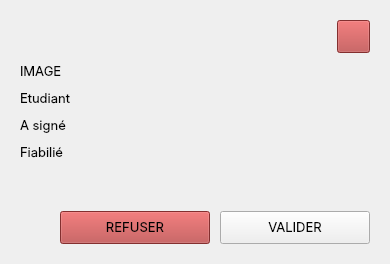
      <widget class="QWidget" name="mainPage_35">
       <layout class="QVBoxLayout" name="verticalLayout_23">
        <property name="spacing">
         <number>10</number>
        </property>
        <property name="leftMargin">
         <number>20</number>
        </property>
        <property name="topMargin">
         <number>20</number>
        </property>
        <property name="rightMargin">
         <number>20</number>
        </property>
        <property name="bottomMargin">
         <number>20</number>
        </property>
        <item>
         <layout class="QHBoxLayout" name="horizontalLayout_11">
          <item>
           <spacer name="horizontalSpacer_10">
            <property name="orientation">
             <enum>Qt::Horizontal</enum>
            </property>
            <property name="sizeHint" stdset="0">
             <size>
              <width>40</width>
              <height>20</height>
             </size>
            </property>
           </spacer>
          </item>
          <item>
           <widget class="QPushButton" name="check_btn_return">
            <property name="minimumSize">
             <size>
              <width>33</width>
              <height>33</height>
             </size>
            </property>
            <property name="maximumSize">
             <size>
              <width>33</width>
              <height>33</height>
             </size>
            </property>
            <property name="font">
             <font>
              <family>Inter</family>
              <pointsize>10</pointsize>
             </font>
            </property>
            <property name="styleSheet">
             <string notr="true">QPushButton {background-color: #b74242!important;}

:hover {background-color: #7e2b2b!important;}</string>
            </property>
            <property name="text">
             <string/>
            </property>
            <property name="icon">
             <iconset resource="resources.qrc">
              <normaloff>:/icons/assets/icons/close.png</normaloff>:/icons/assets/icons/close.png</iconset>
            </property>
            <property name="iconSize">
             <size>
              <width>25</width>
              <height>25</height>
             </size>
            </property>
           </widget>
          </item>
         </layout>
        </item>
        <item>
         <widget class="QLabel" name="proofImage_label">
          <property name="font">
           <font>
            <family>Inter</family>
            <pointsize>10</pointsize>
           </font>
          </property>
          <property name="text">
           <string>IMAGE</string>
          </property>
          <property name="scaledContents">
           <bool>true</bool>
          </property>
         </widget>
        </item>
        <item>
         <layout class="QVBoxLayout" name="verticalLayout_22">
          <item>
           <widget class="QLabel" name="proofStudent_label">
            <property name="font">
             <font>
              <family>Inter</family>
              <pointsize>10</pointsize>
             </font>
            </property>
            <property name="text">
             <string>Etudiant</string>
            </property>
           </widget>
          </item>
          <item>
           <widget class="QLabel" name="proofSign_label">
            <property name="font">
             <font>
              <family>Inter</family>
              <pointsize>10</pointsize>
             </font>
            </property>
            <property name="text">
             <string>A signé</string>
            </property>
           </widget>
          </item>
          <item>
           <widget class="QLabel" name="proofSure_label">
            <property name="font">
             <font>
              <family>Inter</family>
              <pointsize>10</pointsize>
             </font>
            </property>
            <property name="text">
             <string>Fiabilié</string>
            </property>
           </widget>
          </item>
         </layout>
        </item>
        <item>
         <spacer name="verticalSpacer_10">
          <property name="orientation">
           <enum>Qt::Vertical</enum>
          </property>
          <property name="sizeHint" stdset="0">
           <size>
            <width>20</width>
            <height>40</height>
           </size>
          </property>
         </spacer>
        </item>
        <item>
         <layout class="QHBoxLayout" name="horizontalLayout_8">
          <item>
           <spacer name="horizontalSpacer_9">
            <property name="orientation">
             <enum>Qt::Horizontal</enum>
            </property>
            <property name="sizeHint" stdset="0">
             <size>
              <width>40</width>
              <height>20</height>
             </size>
            </property>
           </spacer>
          </item>
          <item>
           <widget class="QPushButton" name="check_btn_refuse">
            <property name="minimumSize">
             <size>
              <width>150</width>
              <height>33</height>
             </size>
            </property>
            <property name="maximumSize">
             <size>
              <width>150</width>
              <height>33</height>
             </size>
            </property>
            <property name="font">
             <font>
              <family>Inter</family>
              <pointsize>10</pointsize>
             </font>
            </property>
            <property name="styleSheet">
             <string notr="true">QPushButton {background-color: #b74242!important;}

:hover {background-color: #7e2b2b!important;}</string>
            </property>
            <property name="text">
             <string>REFUSER</string>
            </property>
           </widget>
          </item>
          <item>
           <widget class="QPushButton" name="check_btn_ok">
            <property name="minimumSize">
             <size>
              <width>150</width>
              <height>33</height>
             </size>
            </property>
            <property name="maximumSize">
             <size>
              <width>150</width>
              <height>33</height>
             </size>
            </property>
            <property name="font">
             <font>
              <family>Inter</family>
              <pointsize>10</pointsize>
             </font>
            </property>
            <property name="text">
             <string>VALIDER</string>
            </property>
           </widget>
          </item>
         </layout>
        </item>
       </layout>
      </widget>
